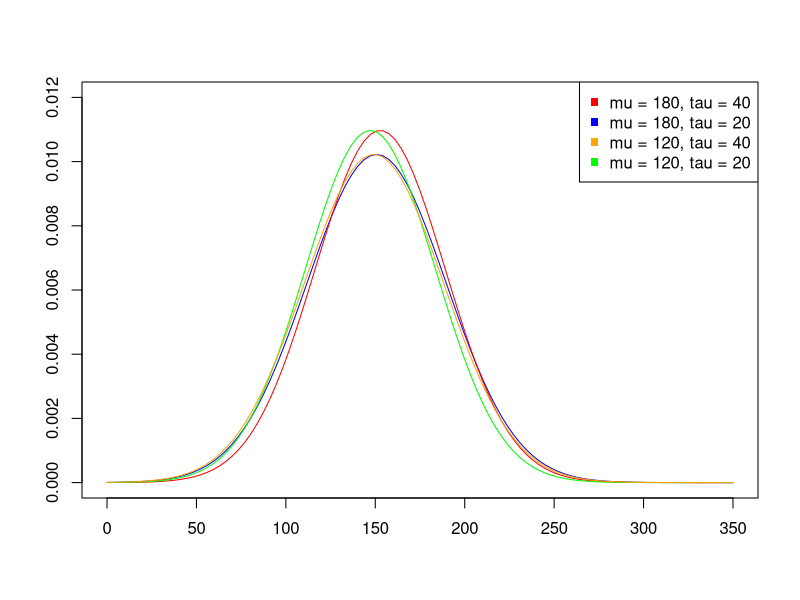
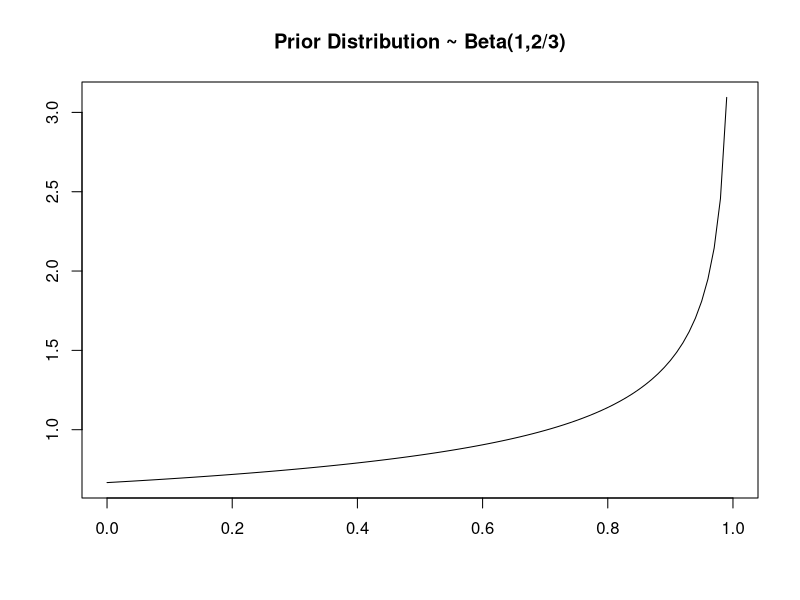
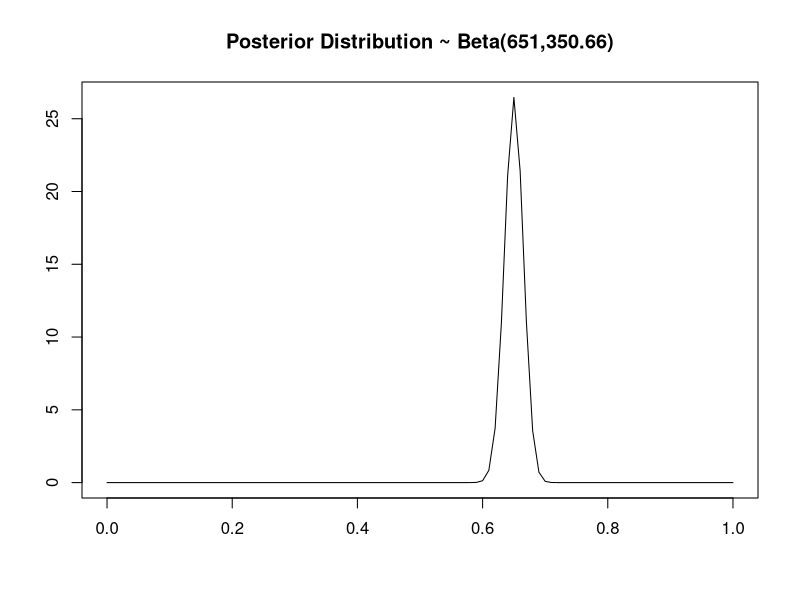
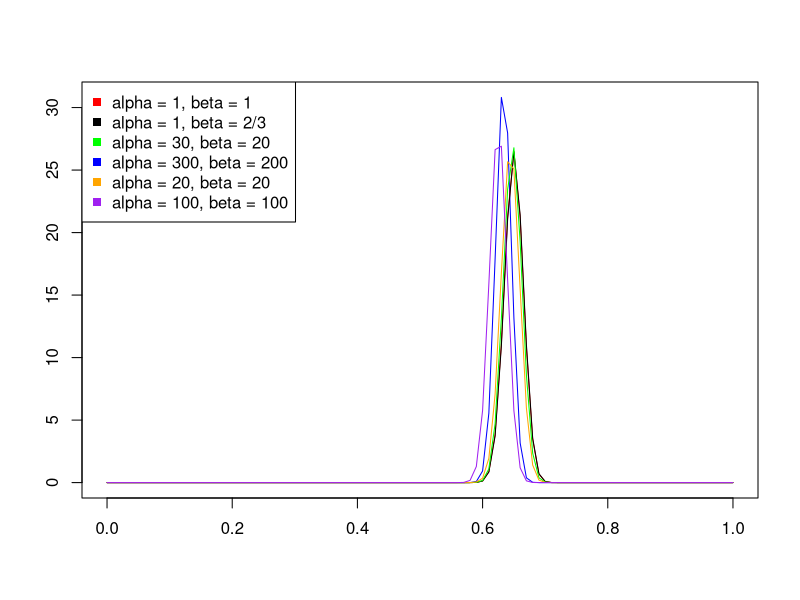
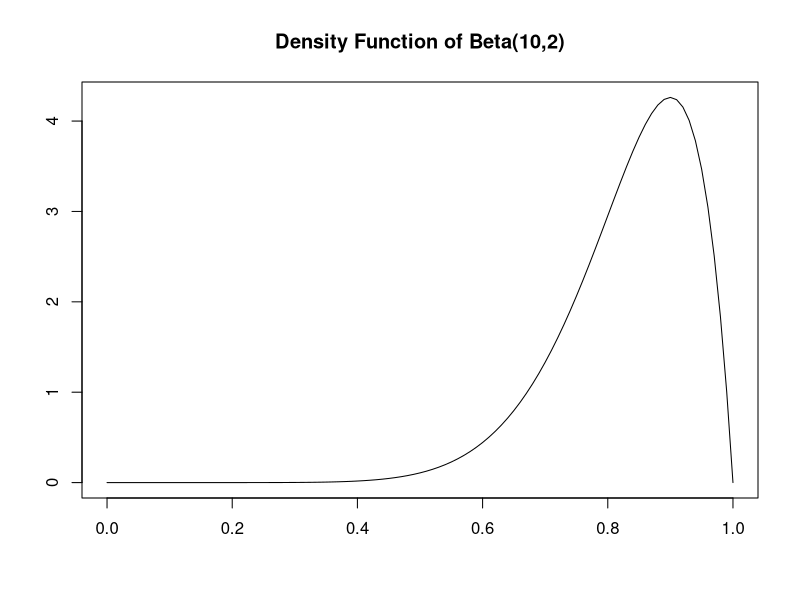
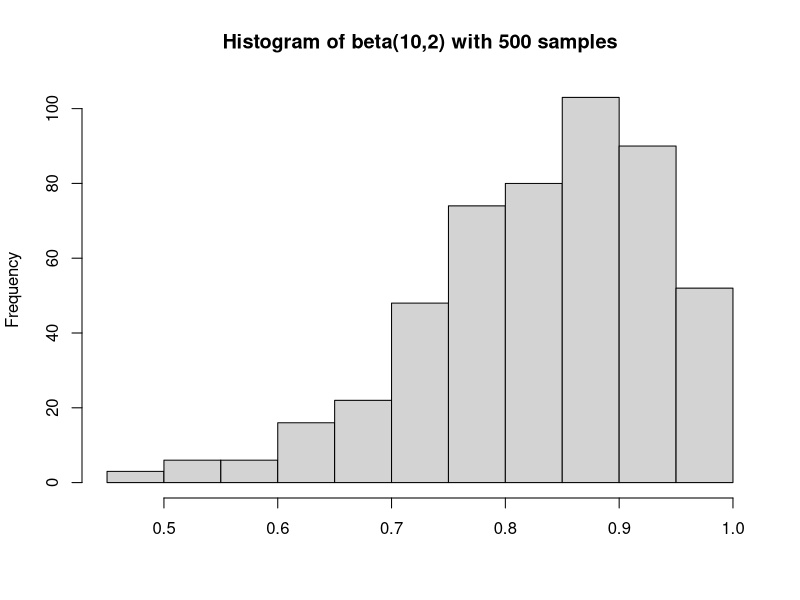
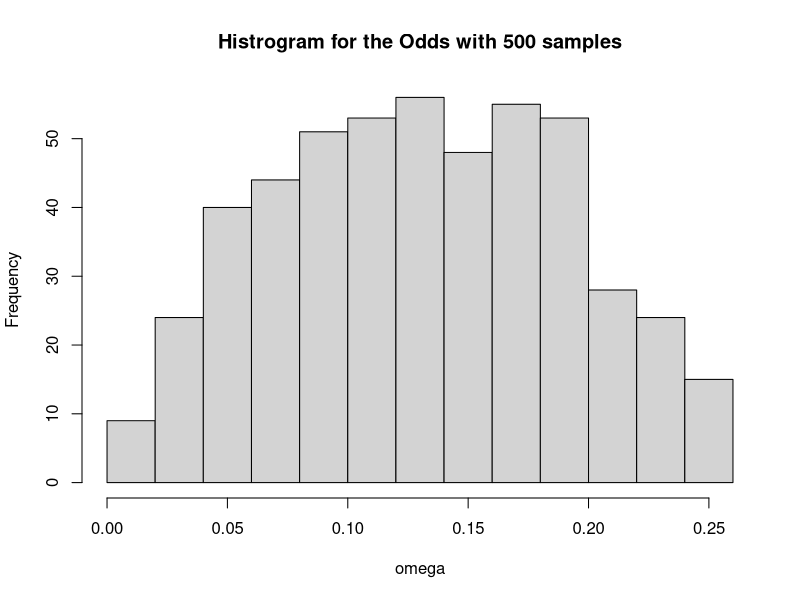
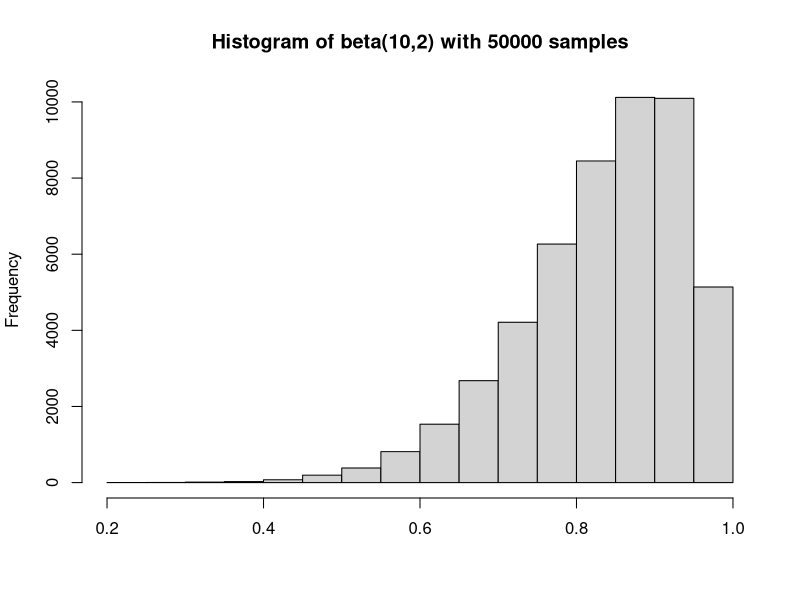

Write the R code that produced these figures, in order.
# Problem 4 
curve(dnorm(x,(40^2*150/(40^2+40)) + 40*180/(40^2 + 40),1/(1/40^2 + 1/40)), from = 0, to = 350, col = "blue", ylab = "",xlab = "", ylim=c(0,0.012))
curve(dnorm(x, (20^2*150/(20^2+40)) + 40*180/(20^2 + 40),1/(1/20^2 + 1/40)), col = "red", add = TRUE)
curve(dnorm(x, (20^2*150/(20^2+40)) + 40*120/(20^2 + 40),1/(1/20^2 + 1/40)), col = "green", add = TRUE)
curve(dnorm(x, (40^2*150/(40^2+40)) + 40*120/(40^2 + 40),1/(1/40^2 + 1/40)), col = "orange", add = TRUE)
legend("topright", legend=c("mu = 180, tau = 40", "mu = 180, tau = 20", "mu = 120, tau = 40", "mu = 120, tau = 20"),
       col=c("red", "blue", "orange", "green"), pch=15,)

# Problem 5 (a)
curve(dbeta(x,1,2/3),ylab = "", xlab = "", main = "Prior Distribution ~ Beta(1,2/3)")

# Problem 5 (b)
curve(dbeta(x,1 + 650, 2/3 + 350), ylab = "", xlab = "", main = "Posterior Distribution ~ Beta(651,350.66)")

curve(dbeta(x,300+650, 200+350), ylab = "", xlab = "", col = "blue")
curve(dbeta(x,1+650, 1 + 350), col = "red", add = TRUE)
curve(dbeta(x,1+650, 2/3 + 350), col = "black", add = TRUE)
curve(dbeta(x,30+650, 20 + 350), col = "green", add = TRUE)
curve(dbeta(x,20+650, 20 + 350), col = "orange", add = TRUE)
curve(dbeta(x,100+650, 100+ 350), col = "purple", add = TRUE)
legend("topleft", legend=c("alpha = 1, beta = 1","alpha = 1, beta = 2/3","alpha = 30, beta = 20","alpha = 300, beta = 200","alpha = 20, beta = 20","alpha = 100, beta = 100"),
        col = c("red","black","green","blue","orange","purple"),pch=15)

# Problem 5 Extra 
print(1 - pbeta(.67, 651,350.66666))

# Problem 7 (a)  
curve(dbeta(x,10,2),from = 0, to = 1, main = "Density Function of Beta(10,2)", xlab = "", ylab = "")
print(qbeta(0.025,10,2))
print(qbeta(0.975,10,2))

# Problem 7 (b)
samples = rbeta(500,10,2)
hist(samples, main = "Histogram of beta(10,2) with 500 samples", xlab = "")
print(quantile(samples))

omega = numeric(500)
for (i in 1:500)
  omega[i] = samples[i]*(1-samples[i])
hist(omega, main = "Histrogram for the Odds with 500 samples")

samples = rbeta(50000,10,2)
hist(samples, main = "Histogram of beta(10,2) with 50000 samples", xlab = "")
print(quantile(samples))

omega = numeric(50000)
for (i in 1:50000)
  omega[i] = samples[i]*(1-samples[i])
hist(omega, main = "Histogram of the Odds with 50000 samples")
